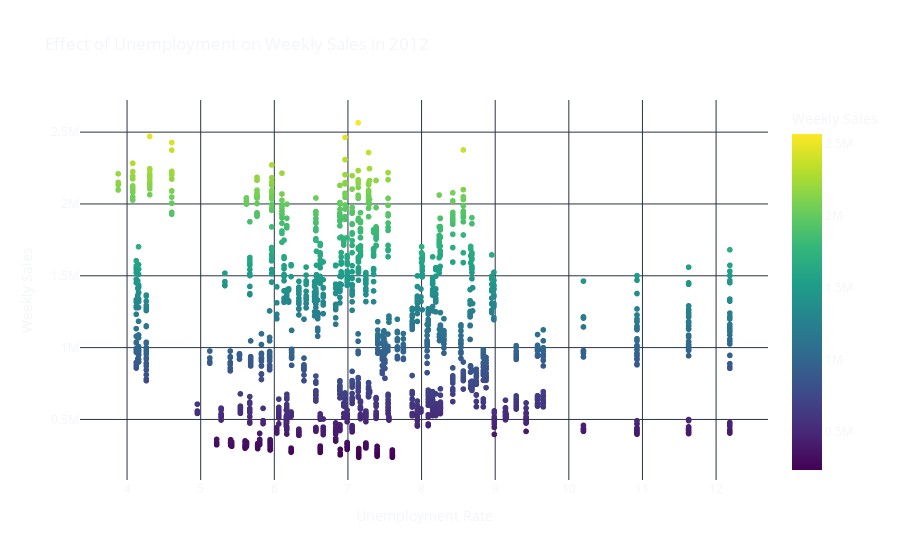

Source (notebook cell):
### Code cell
# Create a scatter plot with Plotly using color to represent density
fig = px.scatter(
    sales_2012, 
    x='Unemployment', 
    y='Weekly_Sales', 
    title='Effect of Unemployment on Weekly Sales in 2012',
    labels={'Unemployment': 'Unemployment Rate', 'Weekly_Sales': 'Weekly Sales'},
    color='Weekly_Sales',  # Use Weekly_Sales to color the points
    color_continuous_scale='Viridis',  # Choose a color scale
    template='plotly_dark'
)

fig.update_layout(
    xaxis_title='Unemployment Rate',
    yaxis_title='Weekly Sales',
    plot_bgcolor='rgba(0,0,0,0)',
    paper_bgcolor='rgba(0,0,0,0)',
    coloraxis_colorbar=dict(title="Weekly Sales")  # Add a colorbar
)

fig.show()

### Figure 1 — Plotly figure (JSON) as saved in the notebook; plotly's stock layout.template omitted (floating-point values rounded to 4 significant figures; data arrays with more than 128 entries replaced by an {"elided": "..."} marker saying what was removed)
{"data": [{"hovertemplate": "Unemployment Rate=%{x}<br>Weekly Sales=%{marker.color}<extra></extra>", "legendgroup": "", "marker": {"color": {"elided": "1935 float values"}, "coloraxis": "coloraxis", "symbol": "circle"}, "mode": "markers", "name": "", "showlegend": false, "type": "scattergl", "x": {"elided": "1935 float values"}, "xaxis": "x", "y": {"elided": "1935 float values"}, "yaxis": "y"}], "layout": {"autosize": true, "coloraxis": {"colorbar": {"title": {"text": "Weekly Sales"}}, "colorscale": [[0, "#440154"], [0.1111, "#482878"], [0.2222, "#3e4989"], [0.3333, "#31688e"], [0.4444, "#26828e"], [0.5556, "#1f9e89"], [0.6667, "#35b779"], [0.7778, "#6ece58"], [0.8889, "#b5de2b"], [1, "#fde725"]]}, "legend": {"tracegroupgap": 0}, "paper_bgcolor": "rgba(0, 0, 0, 0)", "plot_bgcolor": "rgba(0, 0, 0, 0)", "title": {"text": "Effect of Unemployment on Weekly Sales in 2012"}, "xaxis": {"anchor": "y", "autorange": true, "domain": [0, 1], "range": [3.373, 12.69], "title": {"text": "Unemployment Rate"}, "type": "linear"}, "yaxis": {"anchor": "x", "autorange": true, "domain": [0, 1], "range": [44780.0, 2757000.0], "title": {"text": "Weekly Sales"}, "type": "linear"}}}
